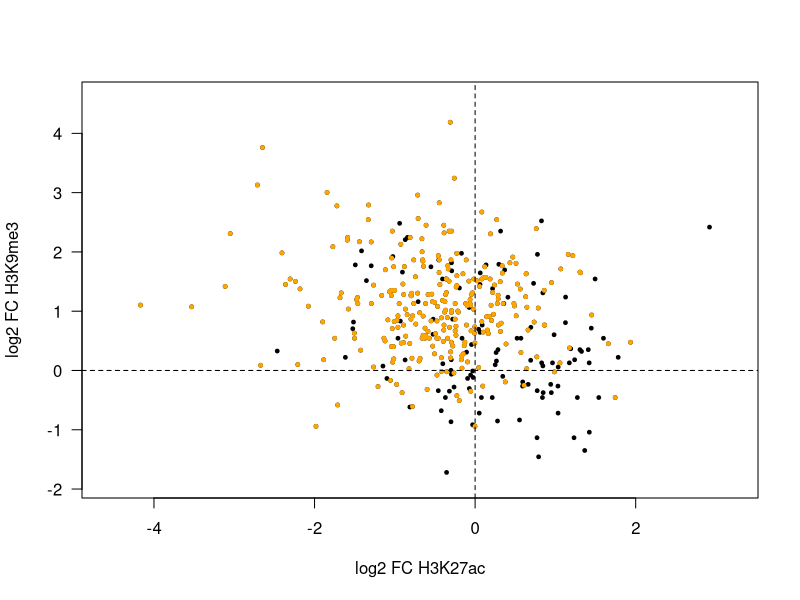
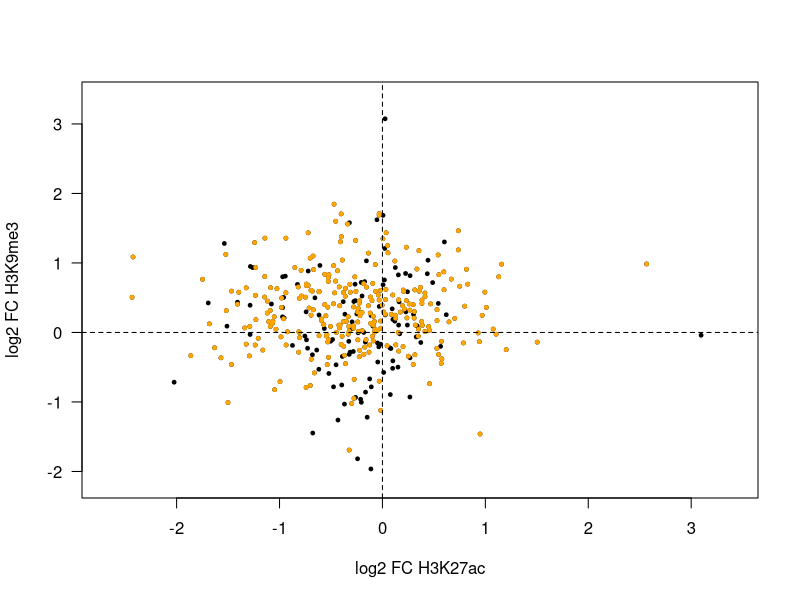

The R script that drew these images, in order:
setwd('~/Desktop/AML/AML_scripts/CRISPRi')


##log2 RPM counts at dCas9 peaks

rpm = read.delim('ChIPseq_RPM.txt',as.is=T)


##Cas9 peak annotation

cas9 = read.delim('dCas9_peaks_anno.txt',as.is=T,header=F)
is.ltr2 = rpm$peak %in% cas9$V4[grep('LTR2',cas9$V11)]


##plot function

diff.plot = function(x1,x2,y1,y2) {	
	dx = x2-x1
	dy = y2-y1
	
	plot(dx,dy,pch=19,cex=0.5,las=1,
	 xlim=c(min(dx)*1.1,max(dx)*1.1),
	 ylim=c(min(dy)*1.1,max(dy)*1.1),
	 xlab='log2 FC H3K27ac',
	 ylab='log2 FC H3K9me3')

	points(dx[is.ltr2],dy[is.ltr2],pch=19,cex=0.5,col='orange')

	abline(h=0,lty=2)
	abline(v=0,lty=2)
}


##K562 plot

diff.plot(rpm$H3K27ac_K562_ctrl,
 rowMeans(cbind(rpm$H3K27ac_K562_all,rpm$H3K27ac_K562_sep)),
 rpm$H3K9me3_K562_ctrl,
 rpm$H3K9me3_K562_all)


##OCI-AML3 plot

diff.plot(rpm$H3K27ac_OCIAML3_ctrl,
 rowMeans(cbind(rpm$H3K27ac_OCIAML3_all,rpm$H3K27ac_OCIAML3_sep)),
 rpm$H3K9me3_OCIAML3_ctrl,
 rowMeans(cbind(rpm$H3K9me3_OCIAML3_all,rpm$H3K9me3_OCIAML3_sep)))







 
 